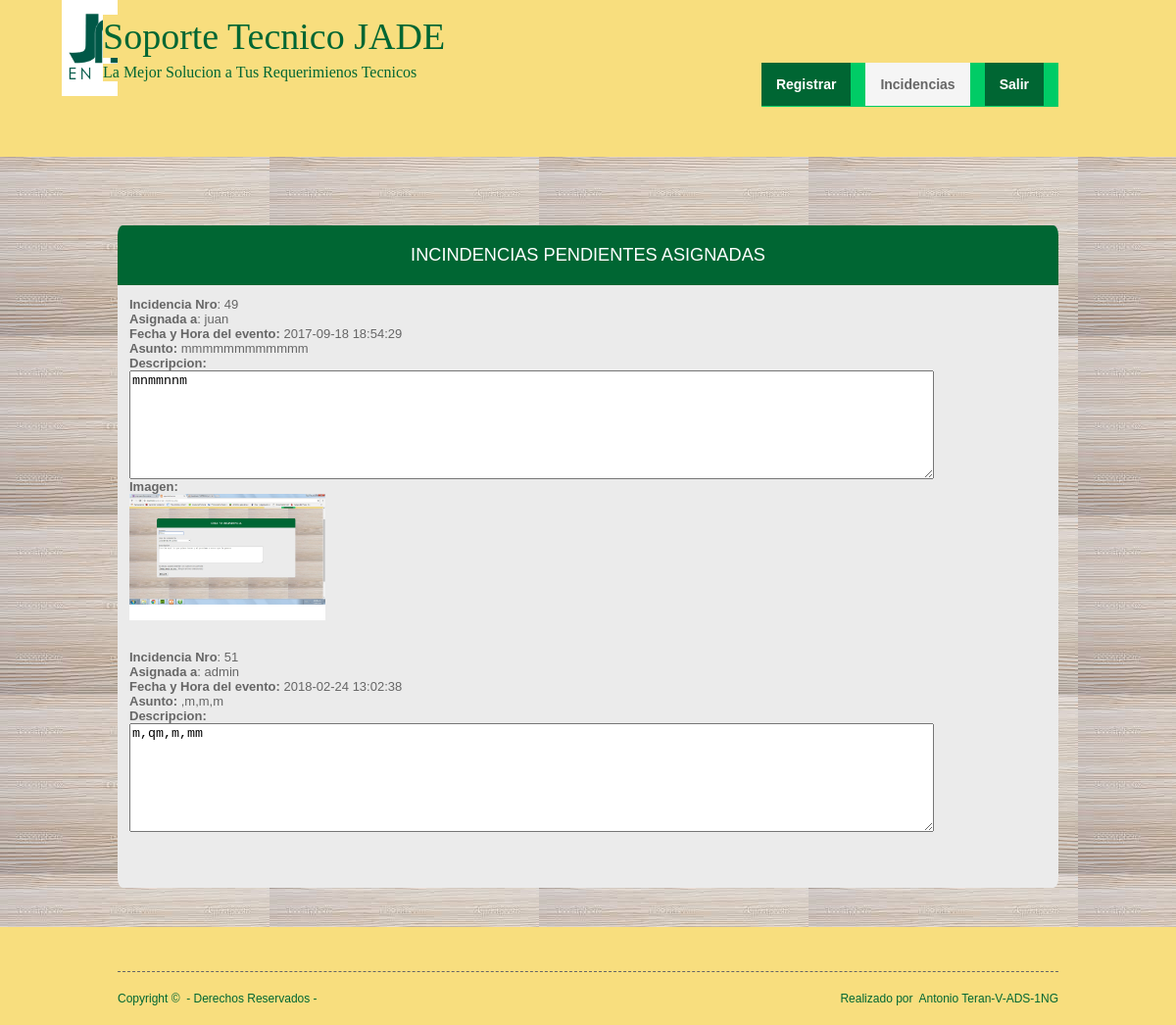
Screenshot of /asignadas.php with the database file from the repository.
### tables this page shows
CREATE TABLE `incidencias` (
  `num_inc` int(8) NOT NULL,
  `fecha` datetime NOT NULL,
  `asunto` varchar(50) NOT NULL,
  `tipo_incidencia` varchar(50) NOT NULL,
  `descripcion` varchar(700) NOT NULL,
  `imagen` varchar(200) DEFAULT NULL,
  `estatus` varchar(50) NOT NULL,
  `nombre_usuario` varchar(50) DEFAULT NULL
);

CREATE TABLE `asignaciones` (
  `num_asignacion` int(8) NOT NULL,
  `fecha_asignacion` date NOT NULL,
  `num_inc` int(8) DEFAULT NULL,
  `nombre_administrador` varchar(50) DEFAULT NULL
);

### asignadas.php (the view, shortened to what this page needs)
<!DOCTYPE html PUBLIC "-//W3C//DTD XHTML 1.0 Transitional//EN" "http://www.w3.org/TR/xhtml1/DTD/xhtml1-transitional.dtd">
<html xmlns="http://www.w3.org/1999/xhtml">
<head>
<link rel="stylesheet" href="layout/styles/layout.css" type="text/css" />
</head>
<body id="top">
<div class="wrapper col1">
  <div style="position:absolute; top:-12px; left:63px" >
</div>
  <div id="head">
    <h1><a href="" style="left: -15px; top: 15px">Soporte Tecnico JADE</a></h1>
    <p class="auto-style1" style="left: -15px; top: 65px">La Mejor Solucion a Tus Requerimienos Tecnicos </p>
     <div id="topnav">
      <ul>
          <li><a href="#">Registrar</a>
         </li>
        <li><a class="active" href="#">Incidencias</a>
         </li>
          <li><a  href="index.html">Salir</a></li>
       </ul>
   </div>
  </div>
</div>
 <div class="wrapper col2" auto-style="height: 678px" >
  <div id="gallery">
    <ul>
       </br></br><h2 class="login-header">Incindencias Pendientes Asignadas</h2>
         <div class="login-container">
<?php
$link=mysql_connect("localhost", "root","")or die("no se encuentra el servidor");;
$consulta2= "SELECT *FROM incidencias WHERE estatus='Asignada' " ;
$resultado2= mysql_query($consulta2, $link);
$existe_usuario2= mysql_num_rows($resultado2);
if($existe_usuario2<1){
	 echo"
<strong>No hay Incidencias Asignadas</strong> </br>";
	}
else{
	while($registro= mysql_fetch_assoc($resultado2)) {
	 	 $numero_incidencia=$registro['num_inc'];
		 $descripcion=$registro['descripcion'];
		 $asunto=$registro['asunto'];
		 $fecha=$registro['fecha'];
		 $imagen=$registro['imagen'];
		  	$codigoHtml3='
			<textarea readonly="readonly" rows="7" name="descripcion" cols="100">'.$descripcion.'
           </textarea>
		 ';
	   		 if  ($imagen!="fotos/"){
	       $codigoHtml='
		 <strong>Imagen:</br></strong><img src="'.$imagen.'" width="200" heigth="200">';
		    }
			else{
				$codigoHtml=NULL;
				}
					 $codigoHtml2='
           <!-- <form  method="post" action"no_asignadas.php" >
			<
			<input type="submit" name="'.$numero_incidencia.'"  value="Asignarme esta Incidencia"/>
			</form></br>
			<div id="mostrardatos">
			</div>-->
			';
				$consulta3= "SELECT *FROM asignaciones WHERE num_inc='$numero_incidencia' " ;
$resultado3= mysql_query($consulta3, $link);
$existe_usuario3= mysql_num_rows($resultado3);
if($existe_usuario3>0){
			while($registro3= mysql_fetch_assoc($resultado3)) {
				 $administrador_inc=$registro3['nombre_administrador'];
			}
}
			echo"
<strong>Incidencia Nro</strong>: $numero_incidencia</br><strong>Asignada a</strong>: $administrador_inc</br><strong>Fecha y Hora del evento:</strong> $fecha</br><strong> Asunto:</strong> $asunto</br><strong>  Descripcion:</br>$codigoHtml3</strong> </br>$codigoHtml</br></br>$codigoHtml2</br>";
	}
}
?>
</ul>
    </div>
 </div>
  <div class="wrapper col5">
    <div id="footer">
       <div id="copyright">
         <p class="fl_left">Copyright &copy;&nbsp; - Derechos Reservados - </p>
         <p class="fl_right">Realizado por&nbsp; Antonio Teran-V-ADS-1NG</p>
         <br class="clear" />
       </div>
  </div>
</div>
</body>
</html>

### layout/styles/layout.css (style rules this page uses)
html { overflow-y:scroll; }
body { margin:0; padding:0; font-size:13px; font-family:verdana, Arial, Helvetica, sans-serif; color:#FFFFFF; background-color:#4F473A; }
a { outline:none; text-decoration:none; }
.fl_left, .imgl { float:left; }
.fl_right, .imgr { float:right; }
img { margin:0; padding:0; border:0; }
div.wrapper { display:block; width:100%; margin:0; text-align:left; height:100%; }
.col1 { color:#FFFFFF; background-color:#F8DE7E; }
.col2 { color:#666666; background-image:url(../../images/demo/fondo1.jpg); }
.col5 { color:#063; background-color:#F8DE7E; }
#head, #gallery, #breadcrumb, #container, #footer { display:block; position:relative; width:960px; margin:0 auto; }
#head { height:160px; z-index:1000;background-color:#F8DE7E }
#head h1, #head p, #head ul, #head a { margin:0; padding:0; list-style:none; line-height:normal; }
#head h1 a { position:absolute; top:20px; left:0; font-size:38px; font-weight:normal; color:#063; background-color:#F8DE7E; font-family:Georgia, "Times New Roman", Times, serif; }
#head p { display:block; position:absolute; top:65px; left:0; color:#063; background-color:#F8DE7E; font-size:16px; font-family:Georgia, "Times New Roman", Times, serif; }
#footer { padding:20px 0; }
#copyright { display:block; float:left; width:100%; margin:25px 0 0 0; padding:20px 0 0 0; font-size:12px; border-top:1px dashed #666666; }
#copyright p { margin:0; padding:0; }
.login-header, .login p { margin-top: 0; margin-bottom: 0; border-top-right-radius:5px 10px ; border-top-left-radius:5px 10px ; -webkit-border-top-right-radius:5px 10px; -webkit-border-top-left-radius:5px 10px; -moz-border-top-right-radius:5px 10px; -moz-border-top-left-radius:5px 10px; }
.login-header { border-radius 10px 10px; border-bottom-right-radius; border-bottom-left-radius; -webkit-border-bottom-right-radius; -webkit-border-bottom-left-radius; -moz-border-bottom-right-radius; -moz-border-bottom-left-radius; background: #063; padding: 20px; font-size: 1.4em; font-weight: normal; text-align: center; text-transform: uppercase; color: #fff; }
.login-container { border-bottom-right-radius:5px 10px; border-bottom-left-radius:5px 10px; -webkit-border-bottom-right-radius:5px 10px; -webkit-border-bottom-left-radius:5px 10px; -moz-border-bottom-right-radius:5px 10px; -moz-border-bottom-left-radius:5px 10px; background: #ebebeb; padding: 12px; }

### layout/styles/homepage.css (style rules this page uses)
#gallery { padding:40px 0; }
#gallery h1, #gallery p, #gallery ul, #gallery a { margin:0; padding:0; list-style:none; line-height:normal; }

### layout/styles/navi.css (style rules this page uses)
#topnav { display:block; position:absolute; top:64px; right:0; height:45px; color:#063; background-color:#0C6; font-weight:bold; font-size:14px; font-family:Verdana, Arial, Helvetica, sans-serif; }
#topnav ul { list-style:none; margin:0; padding:0; }
#topnav li { float:left; }
#topnav li a:link, #topnav li a:visited { display:block; margin:0 15px 0 0; padding:14px 15px; color:#FFFFFF; background-color:#063; }
#topnav li a:hover, #topnav li a.active { color:#666666; background-color:#F5F5F5; }

### asignadas.php (style rules this page uses)
.auto-style1 { margin-bottom: 1; }

### rows the page displays
incidencias: num_inc "49", asignaciones.nombre_administrador "juan", fecha "2017-09-18 18:54:29", asunto "mmmmmmmmmmmm", descripcion "mnmmnnm", imagen (picture)
incidencias: num_inc "51", asignaciones.nombre_administrador "admin", fecha "2018-02-24 13:02:38", asunto ",m,m,m", descripcion "m,qm,m,mm"
